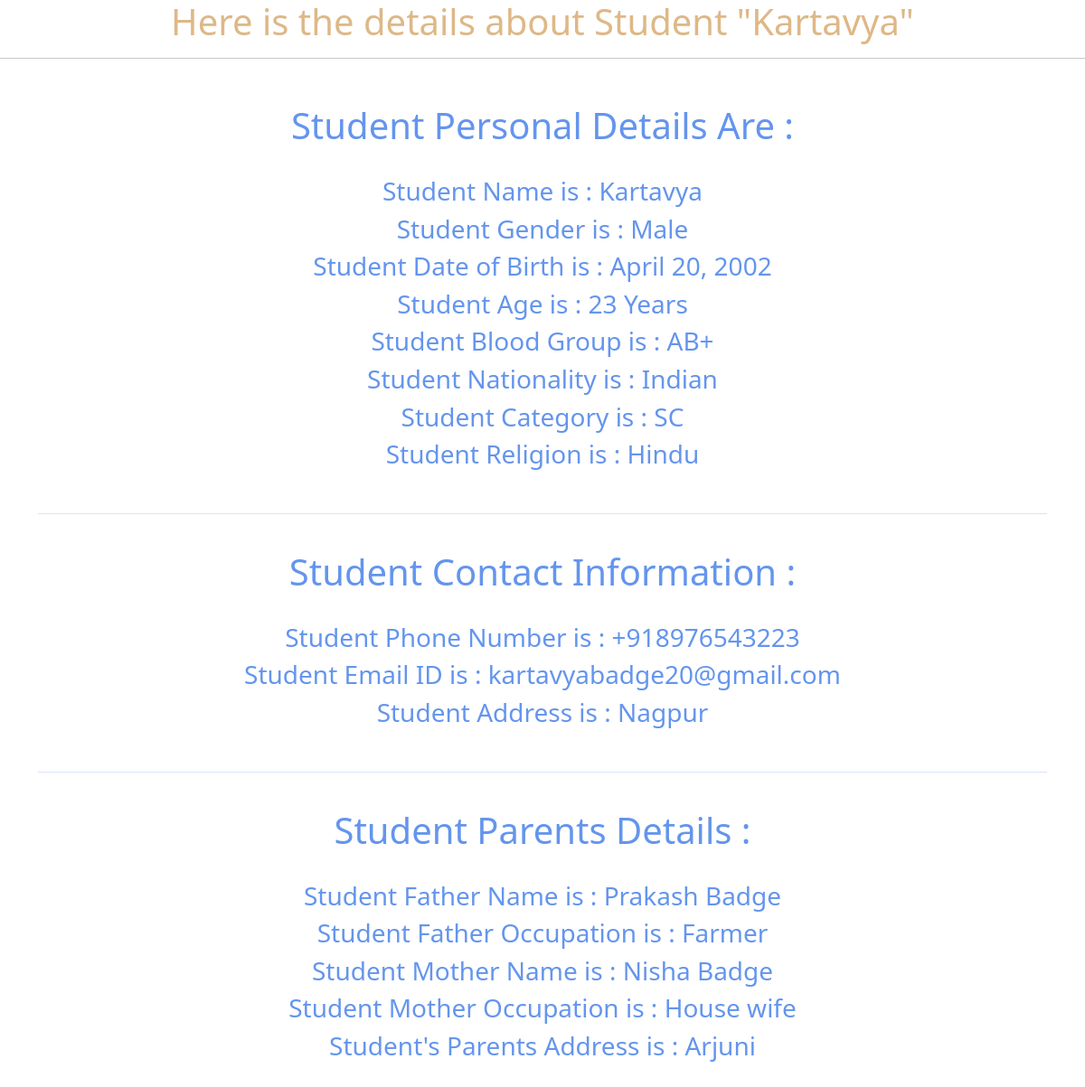
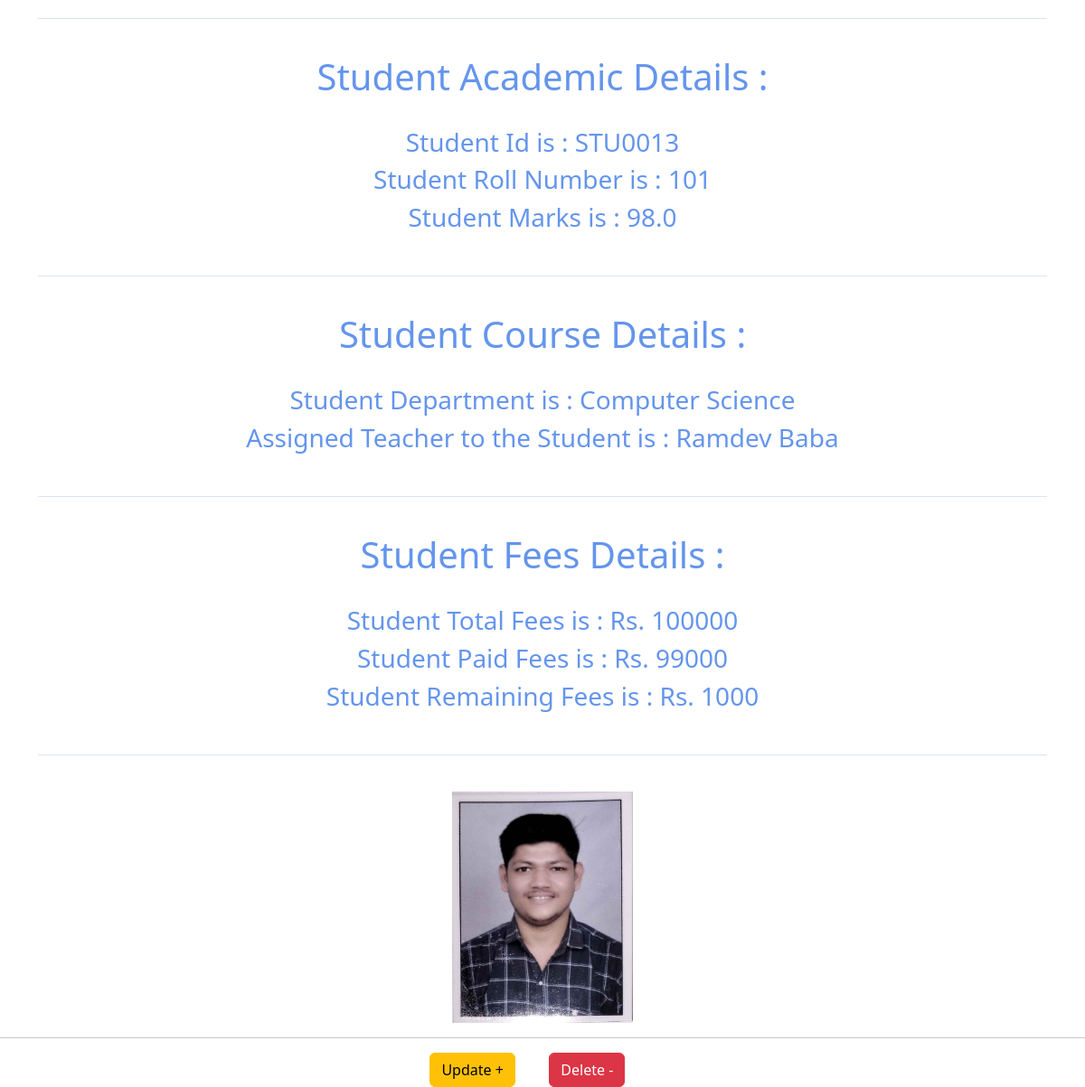
The app's page /detail/13/ with its own data (2 pictures, top to bottom).
### modelapp/models.py (models this page shows, shortened)
class Student(models.Model):
    Gender_Choices = [
        ('','--Select Gender--'),
        ('Male','Male'),
        ('Female','Female'),
        ('Other','Other'),
    ]
    bldg_choices = [
        ('', '--Select Blood Group--'),
        ('A+','A+')   ,  ('A-','A-'),
        ('B+','B+')   ,  ('B-','B-'),
        ('AB+','AB+') ,  ('AB-','AB-'),
        ('O+','O+')   ,  ('O-','O-'),
    ]
    category_choices = [
        ('', '--Select Category--'),
        ('SC','SC'),
        ('ST','ST'),
        ('NT','NT'),
        ('OBC','OBC'),
        ('General','General'),
    ]
    Name        = models.CharField(max_length=80)
    Gender      = models.CharField(max_length=10, choices=Gender_Choices,default='', verbose_name="Gender", null=True, blank=True)
    DOB         = models.DateField(verbose_name = 'Date of Birth', null = True, blank=True)
    Age         = models.IntegerField(null=True, blank=True)
    Blood_Group = models.CharField(max_length=5, choices=bldg_choices, default='' ,verbose_name="Blood Group", null=True, blank=True)
    Nationality = models.CharField(max_length=20, default='Indian')
    Category    = models.CharField(max_length=10, choices=category_choices, default='' , verbose_name="Category")
    Religion    = models.CharField(max_length=20)
    Photo       = models.ImageField(upload_to='profile_images', null=True, blank=True)
    Phone_Number = PhoneNumberField(region='IN')
    Email        = models.EmailField()
    Address      = models.TextField()
    Father_Name          = models.CharField(max_length=80)
    Father_Occupation    = models.CharField()
    Mother_Name          = models.CharField(max_length=80)
    Mother_Occupation    = models.CharField()
    Parents_Address      = models.TextField()
    student_id     = models.CharField(max_length=10, unique=True, editable=False)
    Roll_Number    = models.IntegerField(null=True, blank=True)
    Marks          = models.FloatField(null=True, blank=True)
    Department         = models.CharField(max_length=20)
    Assigned_Teacher   = models.CharField(max_length=50)
    Total_Fees      = models.IntegerField(null=True, blank=True)
    Paid_Fees       = models.IntegerField(null=True, blank=True)
    Due_Fees        = models.IntegerField(null=True, blank=True)

### modelapp/views.py (the view)
# urls.py: path('detail/<int:id>/',views.student_detail_view),
def student_detail_view(request,id):
    context = {
            'obj' : Student.objects.get(pk=id)
    }
    return render(request, 'modelapp/detail.html',context)

### modelapp/templates/modelapp/detail.html (shortened to what this page needs)
<!DOCTYPE html>
<html lang="en">
<head>
    <link href="https://cdn.jsdelivr.net/npm/bootstrap@5.3.7/dist/css/bootstrap.min.css" rel="stylesheet">
</head>
<body>
    <h1 style="text-align: center; color: burlywood;"> Here is the details about Student "{{obj.Name}}"</h1><hr>
    <div class="container" style="text-align: center; color: cornflowerblue; margin-top: 50px;">
        <h1> Student Personal Details Are : </h1><br>
        <h3> Student Name is                 : {{obj.Name}}</h3>
        <h3> Student Gender is               : {{obj.Gender}}</h3>
        <h3> Student Date of Birth is        : {{obj.DOB}}</h3>
        <h3> Student Age is                  : {{obj.Age}} Years</h3>
        <h3> Student Blood Group is          : {{obj.Blood_Group}}</h3>
        <h3> Student Nationality is          : {{obj.Nationality}}</h3>
        <h3> Student Category is             : {{obj.Category}}</h3>
        <h3> Student Religion is             : {{obj.Religion}}</h3><br><hr><br>
        <h1> Student Contact Information : </h1><br>
        <h3> Student Phone Number is         : {{obj.Phone_Number}}</h3>
        <h3> Student Email ID is             : {{obj.Email}}</h3>
        <h3> Student Address is              : {{obj.Address}}</h3><br><hr><br>
        <h1> Student Parents Details : </h1><br>
        <h3> Student Father Name is          : {{obj.Father_Name}}</h3>
        <h3> Student Father Occupation is    : {{obj.Father_Occupation}}</h3>
        <h3> Student Mother Name is          : {{obj.Mother_Name}}</h3>
        <h3> Student Mother Occupation is    : {{obj.Mother_Occupation}}</h3>
        <h3> Student's Parents Address is    : {{obj.Parents_Address}}</h3><br><hr><br>
        <h1> Student Academic Details : </h1><br>
        <h3> Student Id is                   : {{obj.student_id}}</h3>
        <h3> Student Roll Number is          : {{obj.Roll_Number}}</h3>
        <h3> Student Marks is                : {{obj.Marks}}</h3><br><hr><br>
        <h1> Student Course Details : </h1><br>
        <h3> Student Department is                  : {{obj.Department}}</h3>
        <h3> Assigned Teacher to the Student is     : {{obj.Assigned_Teacher}}</h3><br><hr><br>
        <h1> Student Fees Details : </h1><br>
        <h3> Student Total Fees is        : Rs. {{obj.Total_Fees}}</h3>
        <h3> Student Paid Fees is         : Rs. {{obj.Paid_Fees}}</h3>
        <h3> Student Remaining Fees is    : Rs. {{obj.Due_Fees}}</h3><br><hr><br>
        {% if obj.Photo %}
            <img src="{{ obj.Photo.url }}" alt="Profile Image" Width="200">
        {% else %}
            <p> NO Image Uploaded. </p>
        {% endif %}
    </div><hr>
    <div class="container" style="text-align: center;">
        <a class="btn btn-warning " href="/update/{{obj.id}}/" role="button"> Update + </a>&nbsp;&nbsp;&nbsp;&nbsp;&nbsp;&nbsp;&nbsp;&nbsp;
        <a class="btn btn-danger " href="/delete/{{obj.id}}/" role="button"> Delete - </a>&nbsp;&nbsp;&nbsp;&nbsp;&nbsp;&nbsp;&nbsp;&nbsp;
    </div>
</body>
</html>

### records on screen
Student: Name "Kartavya", Gender "Male", DOB "April 20, 2002", Age "23", Blood_Group "AB+", Nationality "Indian", Category "SC", Religion "Hindu", Phone_Number "+918976543223", Email "kartavyabadge20@gmail.com", Address "Nagpur", Father_Name "Prakash Badge", Father_Occupation "Farmer", Mother_Name "Nisha Badge", Mother_Occupation "House wife", Parents_Address "Arjuni", student_id "STU0013", Roll_Number "101", Marks "98.0", Department "Computer Science", Assigned_Teacher "Ramdev Baba", Total_Fees "100000", Paid_Fees "99000", Due_Fees "1000", Photo (picture)
